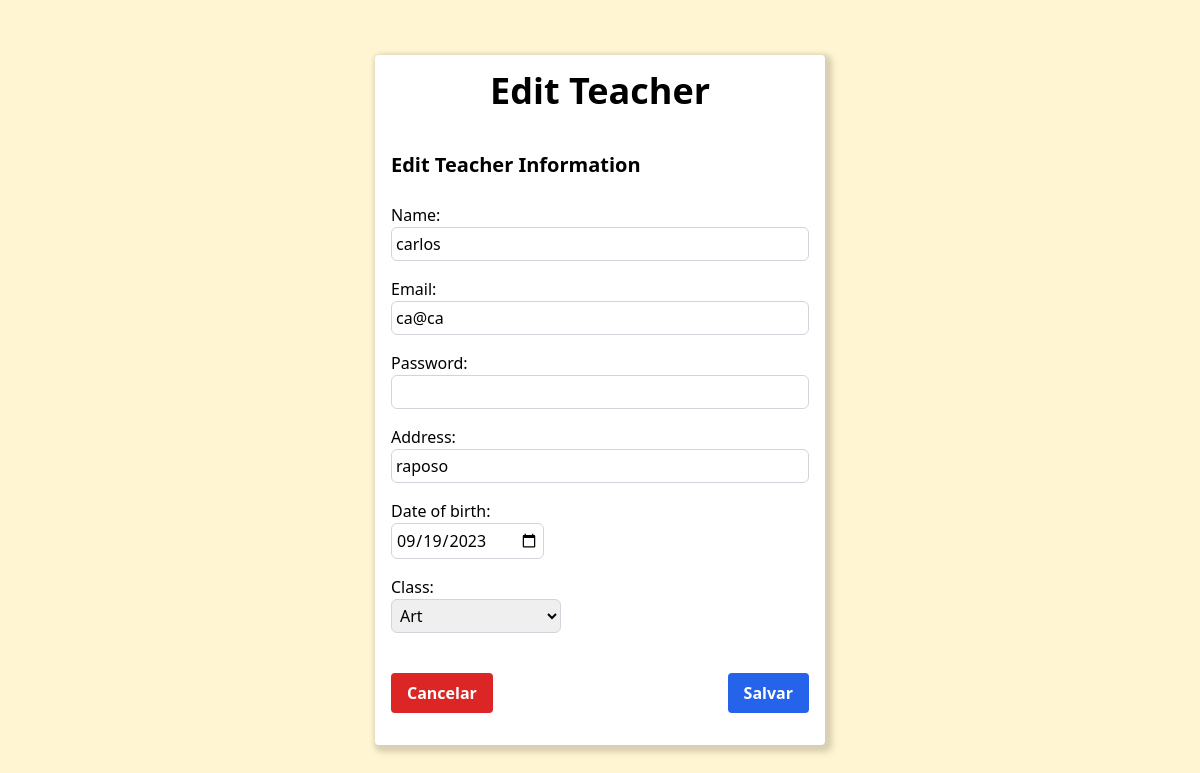
The page /users/adm/teacher_edit.php?teacher_id=10 on the database as committed earlier.
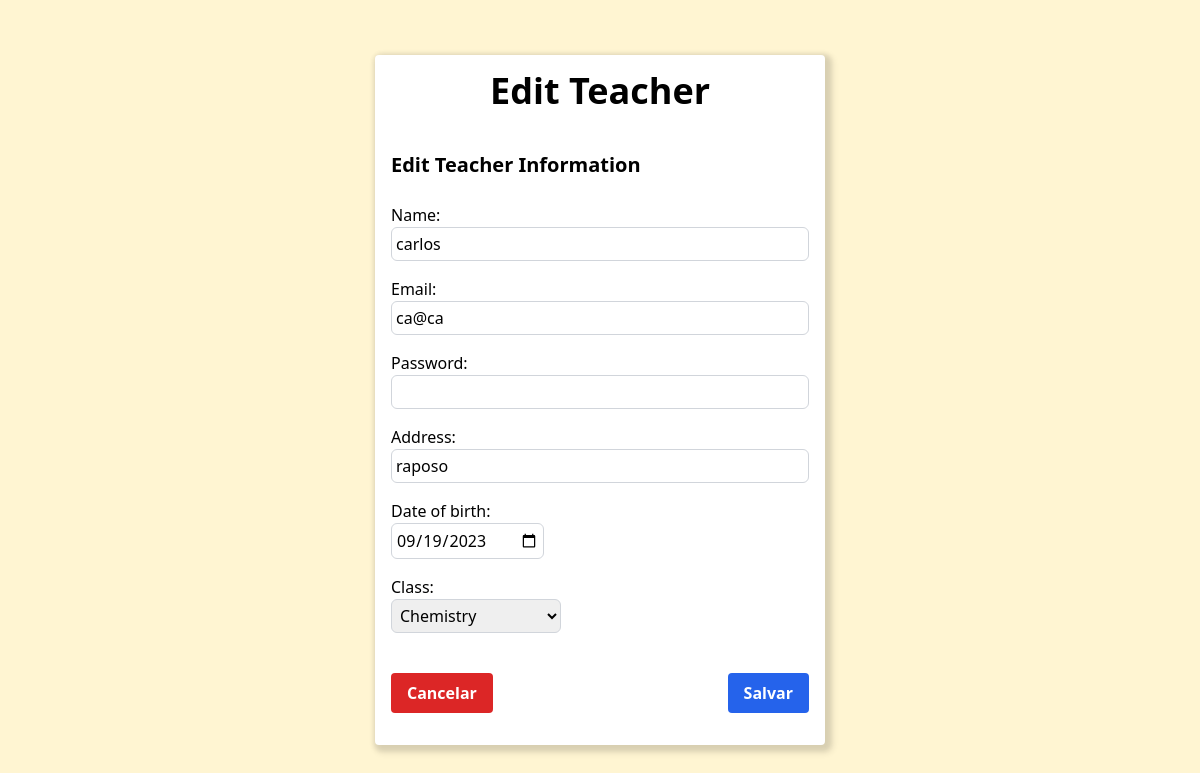
The same page on the database as committed later.
### tables this page shows
CREATE TABLE IF NOT EXISTS `teacher` (
  `id` int NOT NULL AUTO_INCREMENT,
  `name` varchar(255) NOT NULL,
  `email` varchar(255) NOT NULL,
  `psswrd` varchar(255) NOT NULL,
  `address` varchar(255) DEFAULT NULL,
  `dbirth` date DEFAULT NULL,
  `dclass` varchar(255) NOT NULL,
  PRIMARY KEY (`id`),
  UNIQUE KEY `email` (`email`)
);

CREATE TABLE IF NOT EXISTS `class` (
  `id` int NOT NULL AUTO_INCREMENT,
  `subject` varchar(255) DEFAULT NULL,
  PRIMARY KEY (`id`)
);

### src/users/adm/teacher_edit.php (the view, shortened to what this page needs)
<?php
require '../../../handle_db/connection.php';
if (isset($_GET['teacher_id'])) {
    $teacher_id = $_GET['teacher_id'];
    $query = "SELECT * FROM teacher WHERE id = ?";
    if ($stmt = $mysqli->prepare($query)) {
        $stmt->bind_param("i", $teacher_id);
        $stmt->execute();
        $result = $stmt->get_result();
        if ($row = $result->fetch_assoc()) {
            $name = $row['name'];
            $email = $row['email'];
            $address = $row['address'];
            $dbirth = $row['dbirth'];
            $dclass = $row['dclass'];
        } else {
            echo "Professor not found.";
            exit;
        }
    } else {
        echo "Error querying the database.";
        exit;
    }
} else {
    echo "Teacher ID not provided.";
    exit;
}
$queryClassOptions = "SELECT id, subject FROM class";
$resultClassOptions = $mysqli->query($queryClassOptions);
$classOptions = [];
if ($resultClassOptions) {
    while ($row = $resultClassOptions->fetch_assoc()) {
        $classOptions[] = $row;
    }
} else {
}
?>
<!DOCTYPE html>
<html lang="en">
<head>
    <link href="/dist/output.css" rel="stylesheet">
</head>
<body class="flex items-center justify-center min-h-screen p-4 bg-[#FFF5D2]">
    <form method="POST" action="/handle_db/edit_teacher_db.php" class="p-4 bg-white w-[450px] shadow-custom rounded">
        <h1 class="mb-4 text-4xl font-semibold text-center">Edit Teacher</h1>
        <br>
        <h2 class="text-xl font-semibold">Edit Teacher Information</h2>
        <br>
        <div class="mb-4">
            <label for="name" class="block">Name:</label>
            <input type="text" name="name" id="name" class="w-full p-1 border border-gray-300 rounded-md focus:border-blue-500 focus:outline-none" value="<?= $name ?>">
        </div>
        <div class="mb-4">
            <label for="email" class="block">Email:</label>
            <input type="email" name="email" id="email" class="w-full p-1 border border-gray-300 rounded-md focus:border-blue-500 focus:outline-none" value="<?= $email ?>">
        </div>
        <div class="mb-4">
            <label for="psswrd" class="block">Password:</label>
            <input type="password" name="psswrd" id="psswrd" class="w-full p-1 border border-gray-300 rounded-md focus:border-blue-500 focus:outline-none">
        </div>
        <div class="mb-4">
            <label for="address" class="block">Address:</label>
            <input type="text" name="address" id="address" class="w-full p-1 border border-gray-300 rounded-md focus:border-blue-500 focus:outline-none" value="<?= $address ?>">
        </div>
        <div class="mb-4">
            <label for="dbirth" class="block">Date of birth:</label>
            <input type="date" name="dbirth" id="dbirth" class="p-1 border border-gray-300 rounded-md focus:border-blue-500 focus:outline-none" value="<?= $dbirth ?>">
        </div>
        <div class="mb-4">
            <label for="dclass" class="block">Class:</label>
            <select name="dclass" id="dclass" class="p-1 border border-gray-300 rounded-md">
                <?php foreach ($classOptions as $option) : ?>
                    <option value="<?= $option['id']; ?>" <?= $option['id'] == $dclass ? 'selected' : ''; ?>><?= $option['subject']; ?></option>
                <?php endforeach; ?>
            </select>
        </div>
        <br>
        <div class="flex justify-between mb-4">
            <a href="dashboard.php" class="px-4 py-2 font-bold text-white bg-red-600 rounded hover:bg-red-800">Cancelar</a>
            <button type="submit" class="px-4 py-2 font-bold text-white bg-blue-600 rounded hover:bg-blue-800">Salvar</button>
        </div>
    </form>
</body>
</html>

Rows that differ between the two databases and show on the page:
changed teacher "carlos": dclass "Art" → "Chemistry"
